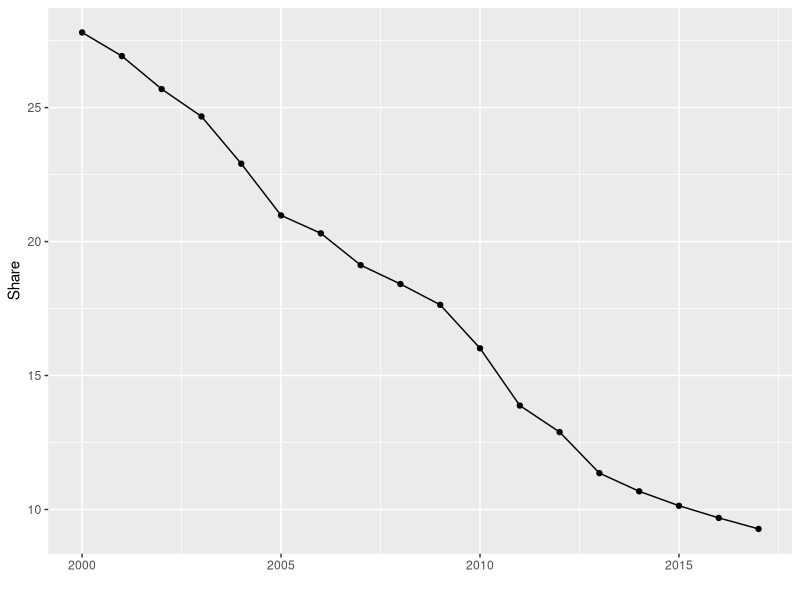
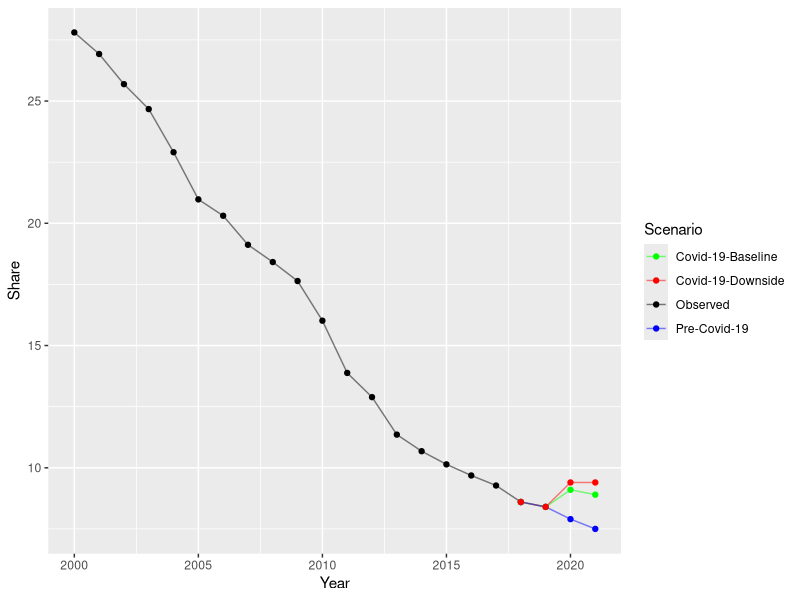
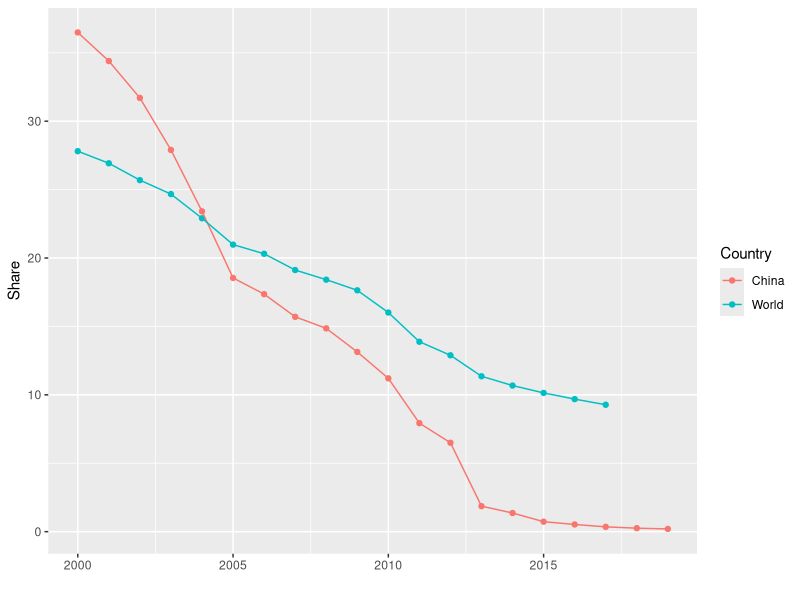

These charts were generated, in order, by the following R code:
## ---- chunk 1
#| label: tbl-example-poverty
#| tbl-cap: "Share of world polpulation living in extreme poverty, Source: World Bank"


# read poverty data from our project data folder
povdat_by_country <- read.csv("data/extreme_poverty/share-of-population-in-extreme-poverty.csv")
# select the years from 2000
povdat_world <- with(povdat_by_country, povdat_by_country[Entity == "World" & Year >= 2000, ])
# Keep only the year and the share
plot_data <- povdat_world[,c(3,4)]
# Rename variables
names(plot_data) <- c("Year", "Share")

# produce a table
library(knitr)
kable(head(plot_data, n= 10), row.names = F, digits = 1)
## ---- chunk 2
#| label: fig-share-of-people-in-extreme-poverty-world
#| fig-cap: Share of world population living in extreme poverty from 2000 - 2017
#| warning: false

library(ggplot2)

p <- ggplot(plot_data, aes(x = Year, y = Share)) + 
     geom_line() +
     geom_point() +
     xlab("")
p
## ---- chunk 3
#| label: fig-share-of-people-in-extreme-poverty-world-forecast
#| fig-cap: Share of world population living in extreme poverty from 2000 - 2017 with predictions until 2021
#| warning: false

obsdat <- data.frame(Year = plot_data$Year, Scenario = rep("Observed", 18), Share = plot_data$Share)

add_dat <- data.frame(Year = 2018, Scenario = "Observed", Share = 8.6)

pred_dat_precovid <- data.frame(Year = c(2018, 2019, 2020, 2021), Scenario = rep("Pre-Covid-19", 4), Share = c(8.6, 8.4, 7.9, 7.5))

pred_dat_covidbase <- data.frame(Year = c(2018, 2019, 2020, 2021), Scenario = rep("Covid-19-Baseline", 4), Share = c(8.6, 8.4, 9.1, 8.9))

pred_dat_coviddown <- data.frame(Year = c(2018, 2019, 2020, 2021), Scenario = rep("Covid-19-Downside", 4), Share = c(8.6, 8.4, 9.4, 9.4))

dat <- rbind(obsdat, add_dat, pred_dat_precovid, pred_dat_covidbase, pred_dat_coviddown)

p <- ggplot(dat, aes(x = Year, y = Share, group = Scenario, color = Scenario)) + 
  geom_line(alpha = 0.5)+
  geom_point()+
  scale_color_manual(values=c('green', 'red', 'black', 'blue'))
p
## ---- chunk 4
library(ggplot2)

demo_data <- read.csv("data/extreme_poverty/share-of-population-in-extreme-poverty.csv")

names(demo_data) <- c("Country", "Code", "Year", "Share")

pl_dat <- with(demo_data, demo_data[Country %in% c("World", "China") & Year >= 2000, ])

p <- ggplot(pl_dat, aes(x = Year, y = Share, color = Country)) +
     geom_point() +
     geom_line() +
     xlab("")

p
